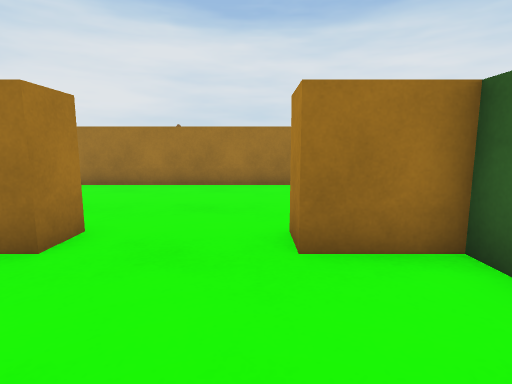
View 1 (above)

16 first-person views from a walk through a Unity game level. The camera is 0.62 m above the floor, tilts 8° down and sees 80° across. The floor is counted in squares, 0.5 m on a side. Each view is taken from the middle of a square. On the plan, view 1 faces up. The plan holds only what a view shows up to about 13 squares ahead; the rest is blank. The player is left out. Surface patterns are stand-ins for the level's own textures.

View 2
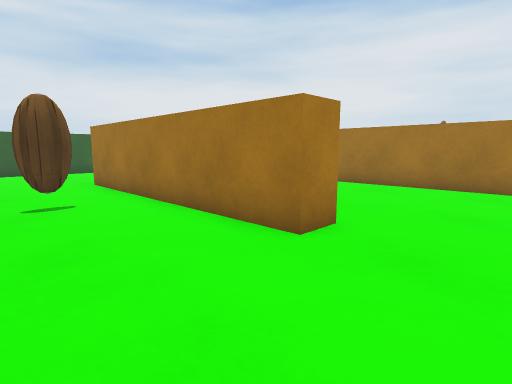

View 3
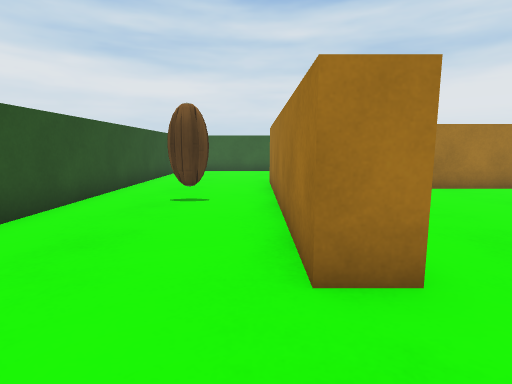

View 4
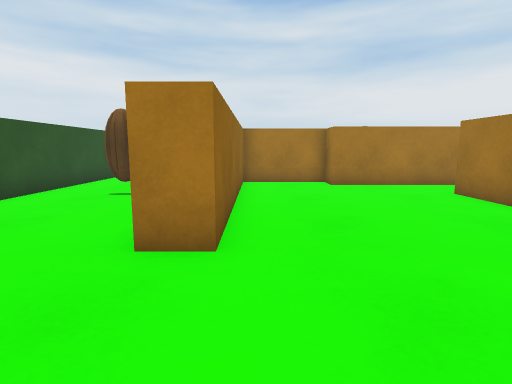

View 5
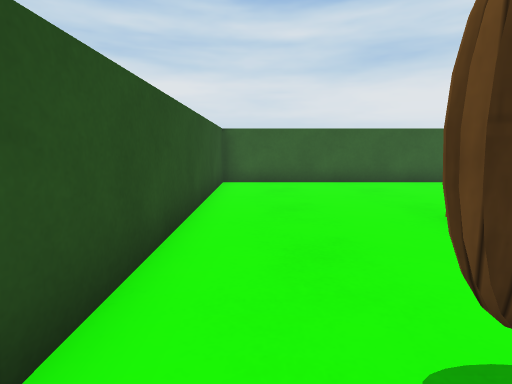

View 6
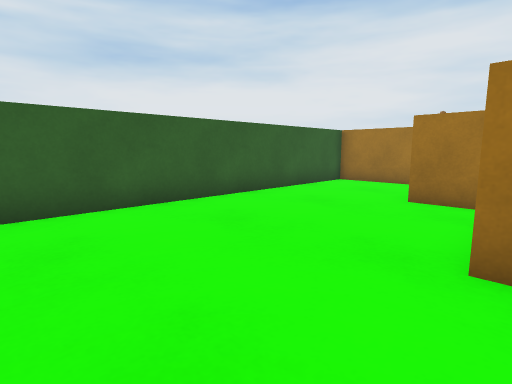

View 7
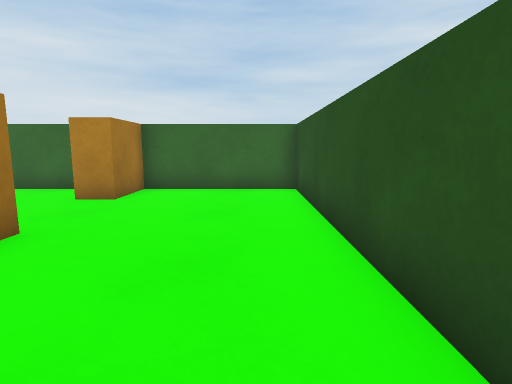

View 8
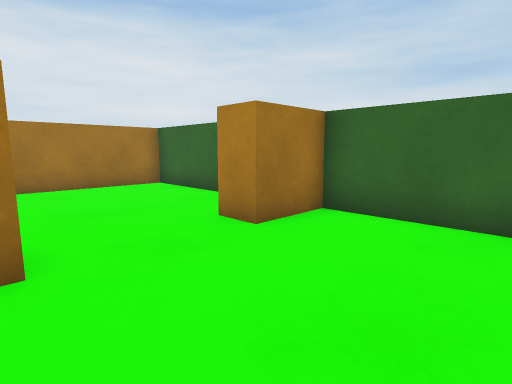

View 9
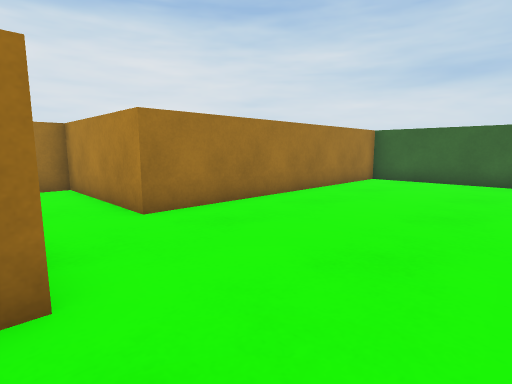

View 10
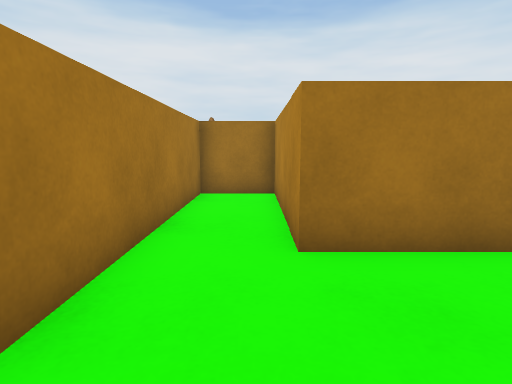

View 11
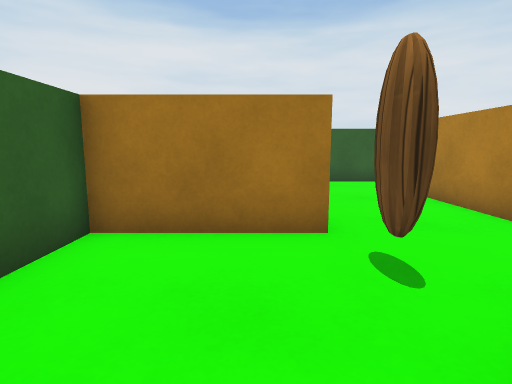

View 12
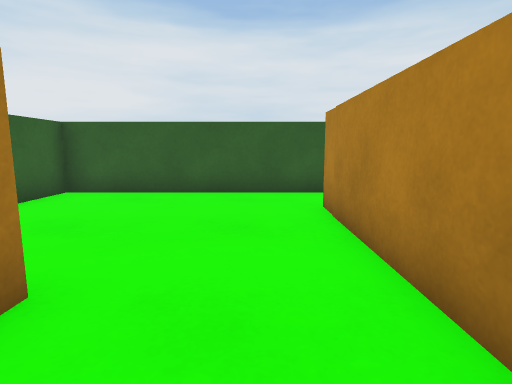

View 13
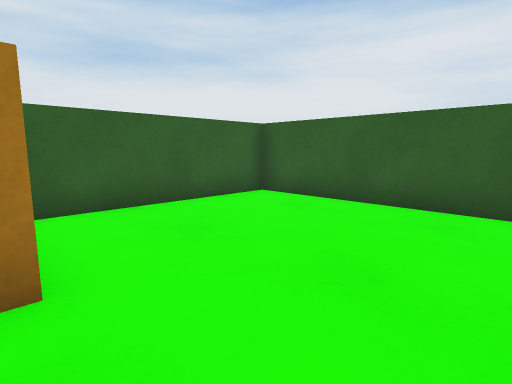

View 14
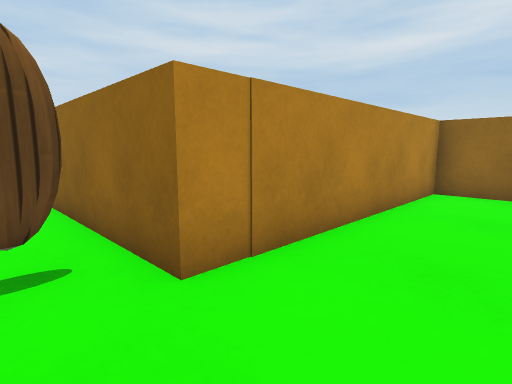

View 15
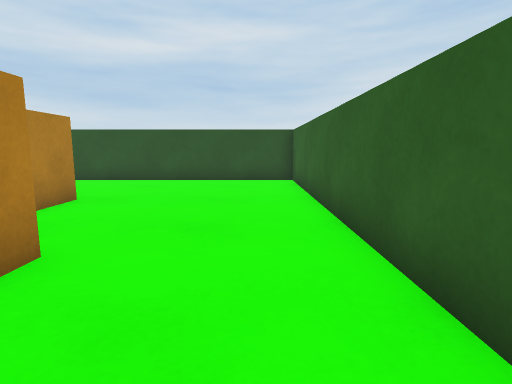

View 16
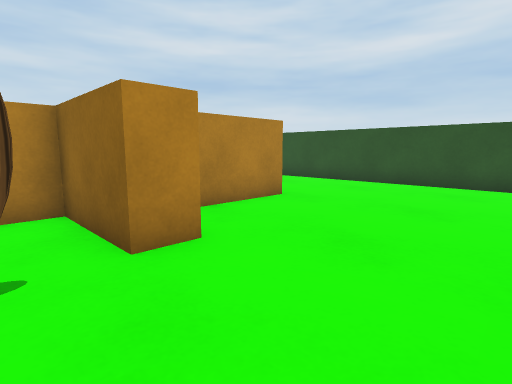

### Floor plan
Points are (right, up) in squares from view 1. A wall is a line through its corners. A room is listed if a view was taken in it or the views show most of it. See-through windows are left out.
Room 1 (views 1, 2, 3, 4, 5, 6, 7, 8, 9, 10, 11, 12, 13, 14, 15, 16)
walls: (-10, 4.5) (-2.6, 4.5) (-2.6, 3.5) (-11.6, 3.5) (-11.6, 6.2); (-11.5, 8.6) (-10.6, 8.6) (-10.6, 16.5) (-6.1, 16.5); (-13.9, 11.4) (-17.5, 11.4) (-17.5, -1.2) (2.5, -1.2) (2.5, 3.6); (2.5, 5.6) (2.5, 10.6) (-7.5, 10.6) (-7.5, 15.5) (-9.6, 15.5) (-9.6, 7.6) (-10.5, 7.6) (-10.5, 4.5); (-10, 18.8) (-17.5, 18.8) (-17.5, 12.9)
objects: orange block (-13, 8) to (-12, 8); orange block (1, 4) to (2, 4)

Positions as (right, up) in squares from view 1, and headings:
1: (0, 0), facing up
2: (0, 0), facing up-left
3: (0, 3), facing left
4: (1, 5), facing left
5: (-6, 0), facing left
6: (-11, 0), facing up-left
7: (-7, 0), facing right
8: (-3, 0), facing up-right
9: (-10, 5), facing up-right
10: (-8, 7), facing up
11: (-15, 7), facing up
12: (-12, 10), facing up
13: (-11, 12), facing up-left
14: (-13, 18), facing down-right
15: (-16, 11), facing down
16: (-17, 10), facing down-right
